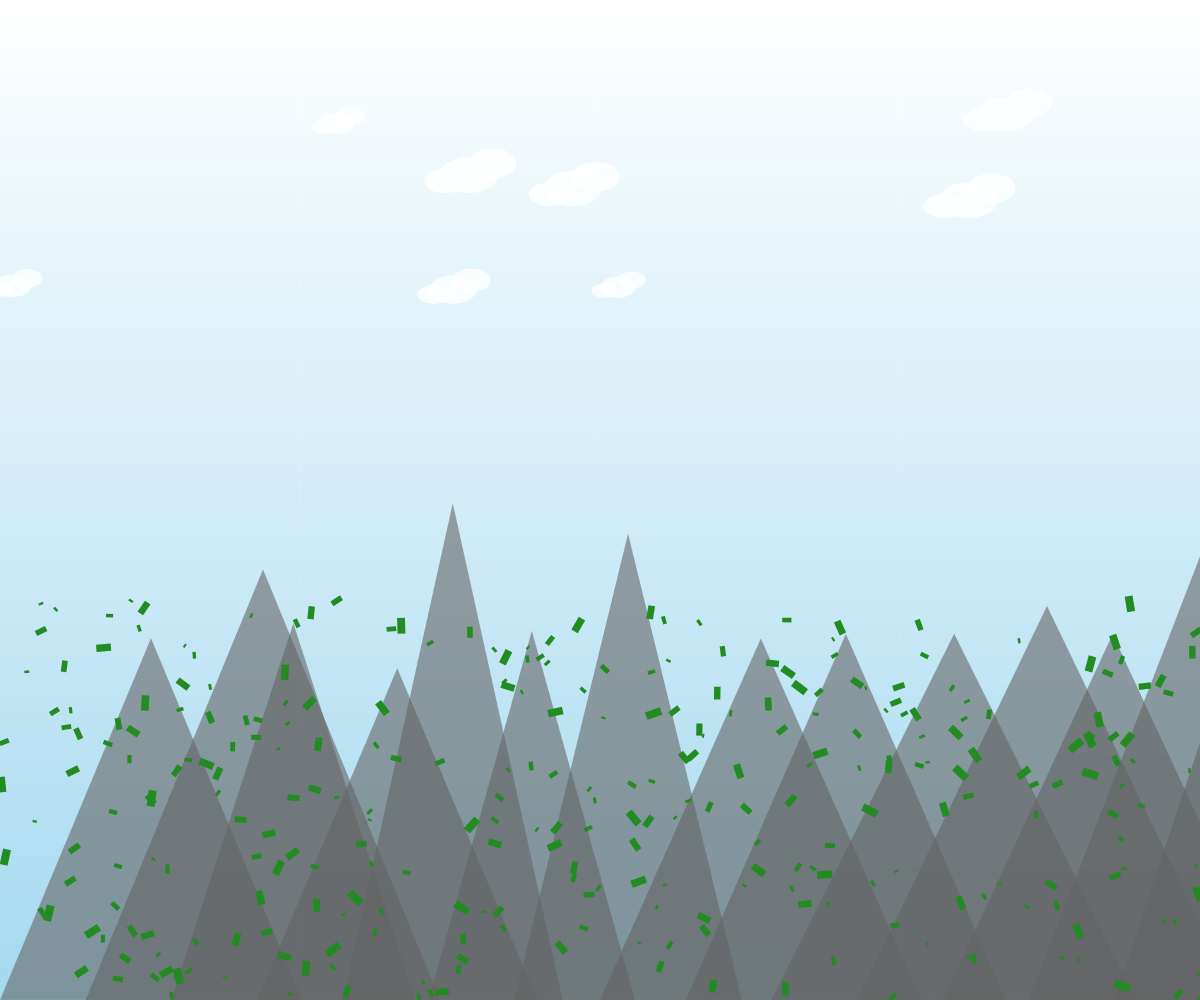
Frame 1 (no input)
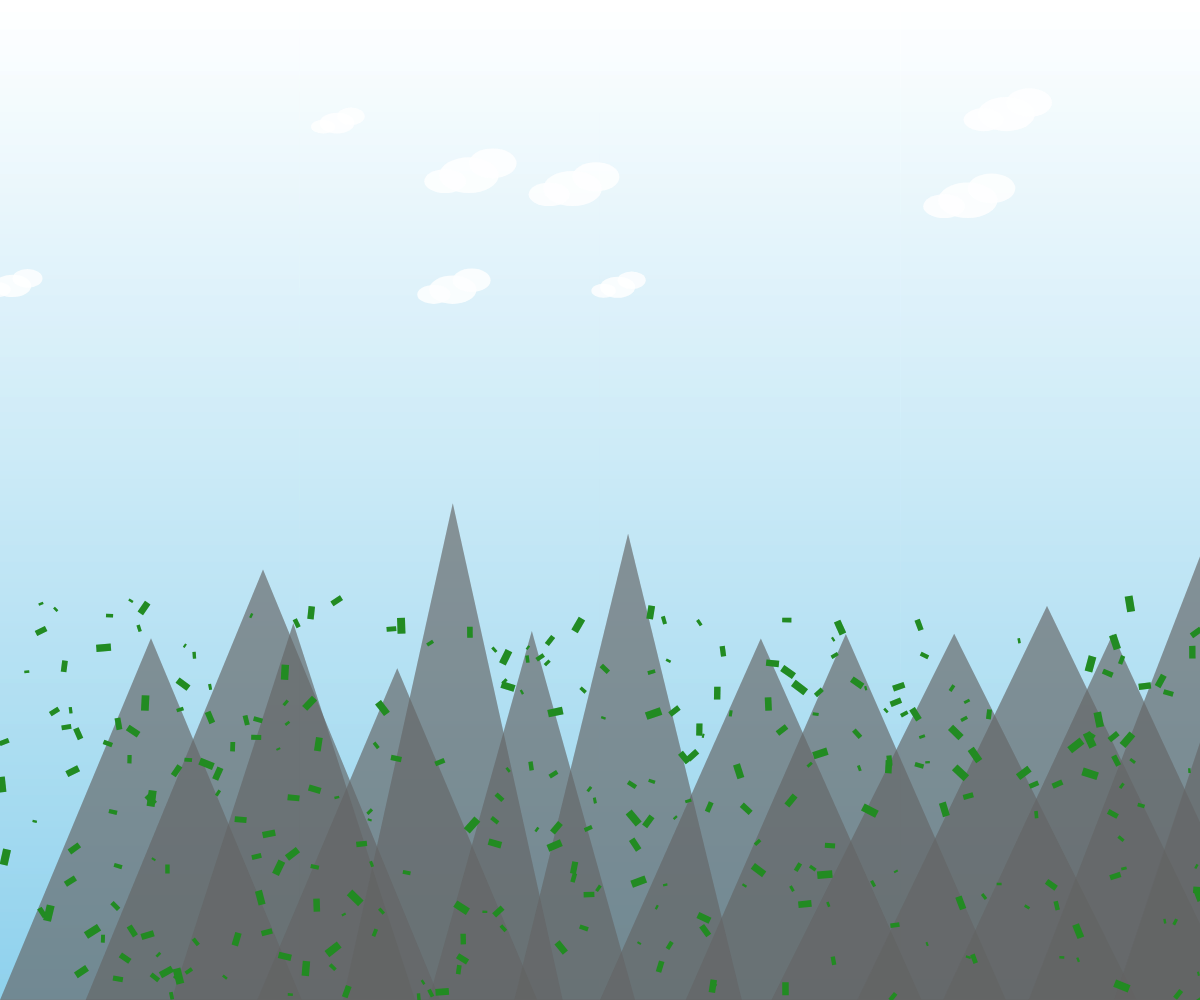
Frame 2 (the mouse pressed at the canvas centre, redrawn once)

The p5.js sketch that drew these frames (run headless with seeded random() and noise() and a simulated clock; the mouse was pressed at the canvas centre and the sketch redrawn once):

// p5.js sketch
// ── sketch.js
let grass = [];
let mountains = [];
let clouds = [];

function setup() {
  createCanvas(windowWidth, windowHeight);
  pixelDensity(1);

  // Generate grass patches
  for (let i = 0; i < 300; i++) {
    grass.push({
      x: random(width),
      y: random(height * 0.6, height),
      size: random(2, 8),
      angle: random(TWO_PI)
    });
  }

  // Generate mountain range
  for (let i = 0; i < 15; i++) {
    mountains.push({
      x: map(i, 0, 14, 0, width),
      height: random(height * 0.3, height * 0.5),
      width: random(200, 400)
    });
  }

  // Generate clouds
  for (let i = 0; i < 8; i++) {
    clouds.push({
      x: random(width),
      y: random(height * 0.1, height * 0.3),
      size: random(30, 70)
    });
  }
}

function draw() {
  // Sky gradient
  for (let y = 0; y < height; y++) {
    let inter = map(y, 0, height, 0, 1);
    let c = lerpColor(color(255, 255, 255), color(135, 206, 235), inter);
    stroke(c);
    line(0, y, width, y);
  }

  // Distant mountains with haze
  noStroke();
  fill(100, 100, 100, 150);
  for (let i = 0; i < mountains.length; i++) {
    let m = mountains[i];
    triangle(
      m.x, height,
      m.x + m.width * 0.5, height - m.height,
      m.x + m.width, height
    );
  }

  // Foreground grass
  noStroke();
  fill(34, 139, 34);
  for (let i = 0; i < grass.length; i++) {
    let g = grass[i];
    push();
    translate(g.x, g.y);
    rotate(g.angle);
    rectMode(CENTER);
    rect(0, 0, g.size, g.size * 2);
    pop();
  }

  // Clouds
  fill(255, 255, 255, 200);
  noStroke();
  for (let i = 0; i < clouds.length; i++) {
    let c = clouds[i];
    ellipse(c.x, c.y, c.size, c.size * 0.6);
    ellipse(c.x + c.size * 0.4, c.y - c.size * 0.2, c.size * 0.8, c.size * 0.5);
    ellipse(c.x - c.size * 0.4, c.y + c.size * 0.1, c.size * 0.7, c.size * 0.4);
  }

  noLoop();
}

function windowResized() {
  resizeCanvas(windowWidth, windowHeight);
}
